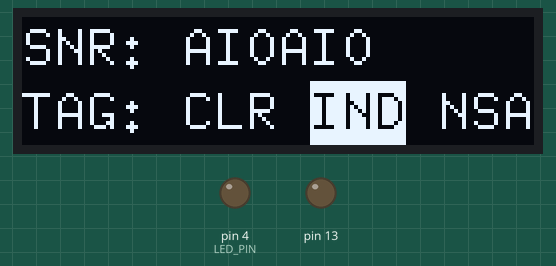
Simulated run of this program. Board: Arduino Nano, built with avr-gcc and run on an emulated ATmega328P. On the bench: 128×32 one-colour display, output pins drawn as LEDs (lit = HIGH). What the program prints to the serial monitor is not drawn.

Above: at 1.4 s.

The program:

main.cpp
```cpp
#include <Arduino.h>
#include <U8g2lib.h>

#define debug
#include <debug.h>
#include <game.h>
#include <serialnumber.h>

// ---- forward declarations
void initDisplay();
void initGame();
void updateInput();
void poll();
bool answerCorrect();
void showEffekt(bool solved);

// RGB LED
const byte LED_PIN = 4;
// Game framework
Game game(ModuleTag::PASSWORD, LED_PIN);

U8X8_SSD1306_128X32_UNIVISION_HW_I2C u8x8(/* clock=A5*/ 19, /* data=A4*/ 18);

byte cursor;
bool solved;

void setup()
{
  Serial.begin(115200);
  initDisplay();

  game.init();

  initGame();
  game.setSolved();
}

void initDisplay()
{
  randomSeed(analogRead(0));
  dbgOutLn("init display");
  u8x8.begin();
  // u8x8.setFont(u8x8_font_courB18_2x3_f);
  u8x8.setFont(u8x8_font_8x13_1x2_f);
  u8x8.clearDisplay();
  u8x8.setPowerSave(1);
  delay(1000);
  u8x8.setPowerSave(0);
}

SerialNumber serialNumber;
Indicators indicators;
bool changed;
char buffer[30];

void initGame()
{
  game.setTestParameter();

  uint32_t snr = game.getSerialNumber();
  serialNumber.Set(snr);

  indicators = game.getIndicators();

  for (byte x = 0; x < indicators.Count(); x++)
  {
    byte idx = indicators.Get(x);
    strcpy_P(buffer, (char *)pgm_read_word(&(INDICATORNAMES[idx])));
    Serial.print(idx);
    Serial.print(" ");
    if (indicators.IsActive(x))
    {
      Serial.print("#");
    }
    Serial.println(buffer);
  }
  Serial.println(indicators.Compress(), BIN);

  changed = true;
}

void loop()
{
  poll();
  if (changed)
  {
    changed = false;
    serialNumber.String(buffer);
    u8x8.clearDisplay();
    u8x8.drawString(0, 0, "SNR: ");
    u8x8.drawString(5, 0, buffer);
    u8x8.drawString(0, 2, "TAG: ");
    u8x8.setCursor(5, 2);
    for (byte x = 0; x < indicators.Count(); x++)
    {
      if (x > 0)
      {
        u8x8.print(" ");
      }
      byte idx = indicators.Get(x);
      strcpy_P(buffer, (char *)pgm_read_word(&(INDICATORNAMES[idx])));
      if (indicators.IsActive(x))
      {
        u8x8.inverse();
      }
      u8x8.print(buffer);
      u8x8.noInverse();
    }
  }
}

void poll()
{
  game.poll();
  if (game.isNewGameSettings())
  {
    initGame();
    uint32_t snr = game.getSerialNumber();
    serialNumber.Set(snr);
    changed = true;
  }
}
```
